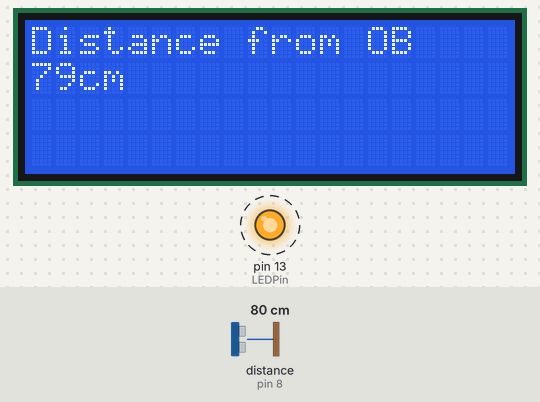
A sketch run on a simulated Arduino Uno, built with avr-gcc and run on an emulated ATmega328P. Shown: 20×4 character LCD, output pins drawn as LEDs (lit = HIGH). Wiring (inferred from the names in the program): ultrasonic range finder: trigger pin 12; echo pin 8. Dashed ring = blinking. The inputs (shaded band) are chosen by the test bench; at power-on: distance to the obstacle (sensor on pin 8) 80 cm. The echo pulse lasts 58.3 µs per cm; pins used as bus, display or sensor lines are not drawn.

Above: at 1.2 s.
1.3 s: distance to the obstacle (sensor on pin 8) set to 4 cm
At 4.0 s:
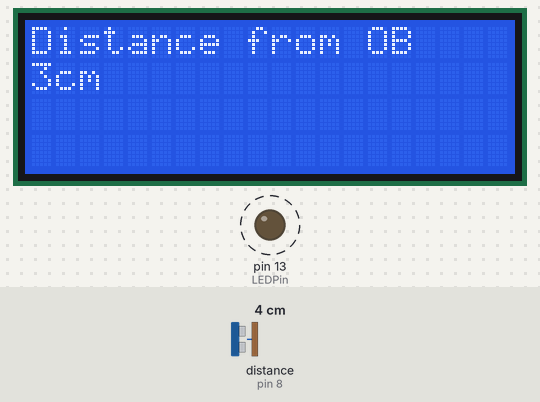
4.1 s: distance to the obstacle (sensor on pin 8) set to 2 cm
At 5.22 s:
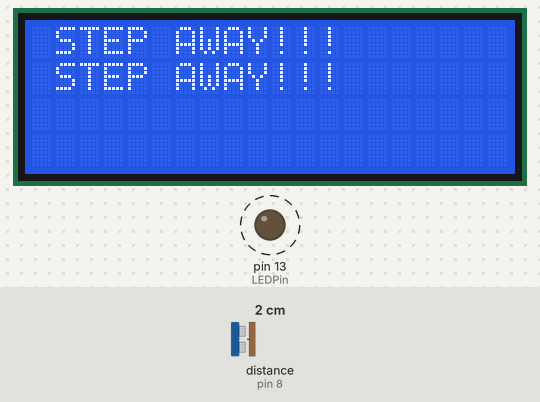
5.8 s: distance to the obstacle (sensor on pin 8) set to 9 cm
At 7.2 s:
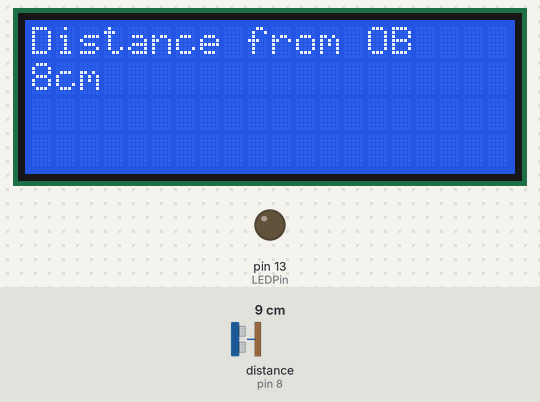
Timing chart, 0 to 13.8 s (numbered marks = the images above; inputs shaded):
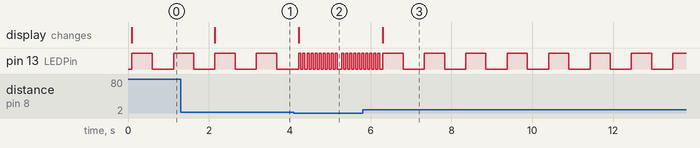

Measured:
- the behaviour switches between 3 and 2 cm on distance to the obstacle (sensor on pin 8) (found by bisection; images 1 and 2)
- after the input at 1.3 s, the display: changes after 0.85 s (image 1)
- after the input at 4.1 s, pin 13 (LEDPin): alternates HIGH for 0.05 s and LOW for 0.05 s, starting after 0.18 s; the display: changes after 0.13 s (image 2)
- after the input at 5.8 s, the display: changes after 0.50 s (image 3)
- by itself, pin 13 (LEDPin): alternates HIGH for 0.50 s and LOW for 0.52 s

The sketch:

DistanceModule.ino
```cpp
//Distance sensor
#define trigPin 12
#define echoPin 8

//Flashing LED on Arduino board
#define LEDPin 13

//LCD
#include <Wire.h>
#include <LCD.h>
#include <LiquidCrystal_I2C.h>

#define I2C_ADDR  0x27  // Define I2C Address where the PCF8574A is
#define BACKLIGHT_PIN   3
#define En_pin  2
#define Rw_pin  1
#define Rs_pin  0
#define D4_pin  4
#define D5_pin  5
#define D6_pin  6
#define D7_pin  7

int n = 1;

LiquidCrystal_I2C     lcd(I2C_ADDR,En_pin,Rw_pin,Rs_pin,D4_pin,D5_pin,D6_pin,D7_pin);


void setup ()
{
  Serial.begin(9600);
  pinMode(trigPin, OUTPUT);  //The transmit pin of the ultrasonic sensor
  pinMode(echoPin, INPUT);   //The receive pin of the ultrasonic sensor
  pinMode(LEDPin, OUTPUT);   //The LED of the Arduino

  lcd.begin (20,4);  //Size of LCD

// Switch on the backlight
  lcd.setBacklightPin(BACKLIGHT_PIN,POSITIVE);
  lcd.setBacklight(HIGH);
  lcd.home ();                // go home

}

void loop()
{
  int duration, distance;
  digitalWrite(trigPin, HIGH);
  delayMicroseconds(100);
  digitalWrite(trigPin, LOW);
  duration = pulseIn(echoPin, HIGH);
  distance =(duration/2.0) / 29.1;

  lcd.clear();
  lcd.setCursor(0,0);
  lcd.print("Distance from OB");
  lcd.setCursor(0,1);
  lcd.print(distance);
  lcd.print("cm");

  if (distance>=2)
  {
    lcd.setCursor(0,4);
    //lcd.print("Safe Zone :)");
    digitalWrite(LEDPin,HIGH);
      delay(500);
      digitalWrite(LEDPin,LOW);
      delay(500);

  }
    else
  {
      lcd.clear();
      lcd.setCursor(0, 0);
      lcd.print(" STEP AWAY!!! ");
      lcd.setCursor(0, 1);
      lcd.print(" STEP AWAY!!! ");

      // Blink LED 10 times quickly
      for (int i = 0; i < 10; i++) {
          digitalWrite(LEDPin, HIGH);
          delay(50);
          digitalWrite(LEDPin, LOW);
          delay(50);
      }
  }

}
```
